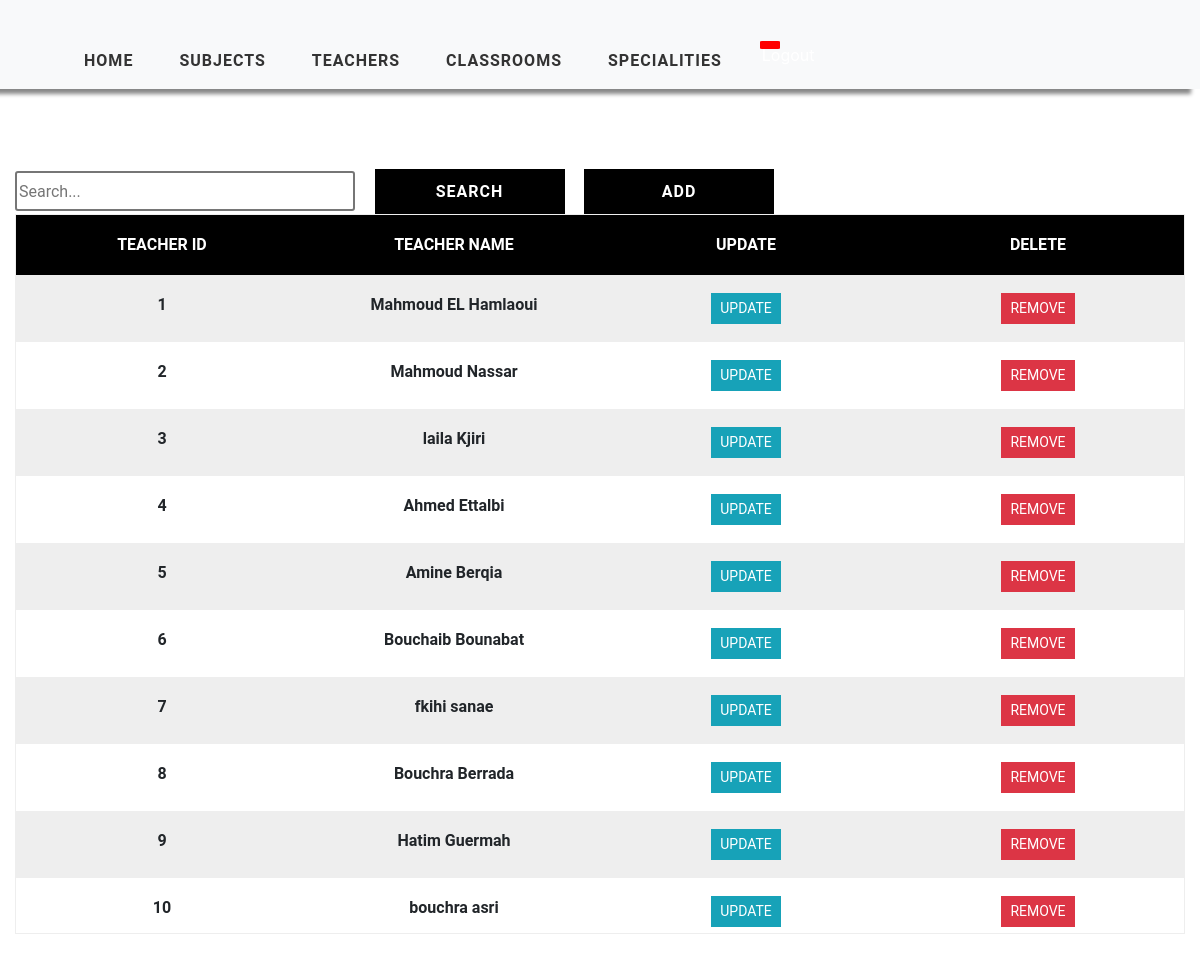
The page /teacher/list on the database its author committed.
### timetableCSP/models.py (models this page shows, shortened)
class Teacher(models.Model):
    teacher_id = models.AutoField(primary_key=True)
    teacher_name = models.CharField(max_length=2000, null=True)

### timetableCSP/views.py (the view)
# urls.py: path('teacher/list',views.teachersList, name='list-teacher'),
def teachersList(request):
    teachers = Teacher.objects.all()
    context = {'teachers': teachers}
    return render(request, 'listTeacher.html', context)

### templates/listTeacher.html
{% extends 'main.html' %}
{% load static %}
{% block content %}
    <div class="container-fluid">
    <div class="search">
        <input type="text" class="searchbox" placeholder="Search...">
        <input type="submit" value="Search" class="searchButton">
        <a href="{% url 'add-teacher' %}"><button class="searchButton">Add </button></a>
    </div>
        <div class="table  text-center">
            <div class="table-header">
                <div class="header__item filter__link">
                  Teacher id
                </div>
                <div class="header__item filter__link">
                   Teacher Name
                </div>
                <div class="header__item filter__link">
                    Update
                </div>
                <div class="header__item filter__link">
                    Delete
                </div>
            </div>
            <div class="tab-content">
                {% for teacher in teachers %}
                <div class="table-row text-center">
                    <div class="table-data">
                        {{ teacher.teacher_id}}
                    </div>
                    <div class="table-data">
                        {{ teacher.teacher_name }}
                    </div>
                    <div class="table-data">
                       <a href="{% url 'update-teacher' teacher.teacher_id %}" class="btn btn-sm btn-info">Update</a>
                    </div>
                    <div class="table-data">
                       <a href="{% url 'delete-teacher' teacher.teacher_id %}" class="btn btn-sm btn-danger" >Remove</a>
                    </div>
                </div>
                {% endfor %}
            </div>
        </div>
    </div>
{% endblock %}

### static/css/style.css (style rules this page uses)
a { cursor: pointer; }

### static/css/tables.css (style rules this page uses)
*, *:before, *:after { box-sizing: border-box; }
body { font-family: "Roboto", sans-serif; margin: 0; }
.table { border: 1px solid #eeeeee; overflow-y: auto; overflow-x: auto; overflow-style: marquee-line; height: 720px; }
.table-header { display: flex; width: 100%; background: #000; padding: 18px 0; position: sticky; top: 0; }
.table-row { display: flex; width: 100%; padding: 18px 0; }
.table-row:nth-of-type(odd) { background: #eeeeee; }
.table-data, .header__item { flex: 1 1 20%; text-align: center; font-family: Roboto, sans-serif; font-weight: bold; }
.header__item { text-transform: uppercase; }
.filter__link { color: white; text-decoration: none; position: relative; display: inline-block; padding-left: 24px; padding-right: 24px; }
.filter__link::after { content: ""; position: absolute; right: -18px; color: white; font-size: 12px; top: 50%; transform: translateY(-50%); }
.btn { border-radius: 0 !important; font-family: Roboto, sans-serif !important; text-transform: uppercase; }
.search { display: inline-block; }
.searchbox { width: 340px; height: 40px; border-style: solid; border-radius: 3px; font-family: Roboto, sans-serif; text-align: justify; }
.searchButton { width: 190px; height: 45px ; font-family: Roboto, sans-serif; text-transform: uppercase; letter-spacing: 1px; font-weight: bolder; color: white ; background: black; margin-left: 15px; margin-top: 40px; border-color: black ; border-radius: 0 ; border-style: solid; border-width: 3px ; }

### rows shown on the page
Teacher: teacher_id "1", teacher_name "Mahmoud EL Hamlaoui"
Teacher: teacher_id "2", teacher_name "Mahmoud Nassar"
Teacher: teacher_id "3", teacher_name "laila Kjiri"
Teacher: teacher_id "4", teacher_name "Ahmed Ettalbi"
Teacher: teacher_id "5", teacher_name "Amine Berqia"
Teacher: teacher_id "6", teacher_name "Bouchaib Bounabat"
Teacher: teacher_id "7", teacher_name "fkihi sanae"
Teacher: teacher_id "8", teacher_name "Bouchra Berrada"
Teacher: teacher_id "9", teacher_name "Hatim Guermah"
Teacher: teacher_id "10", teacher_name "bouchra asri"
